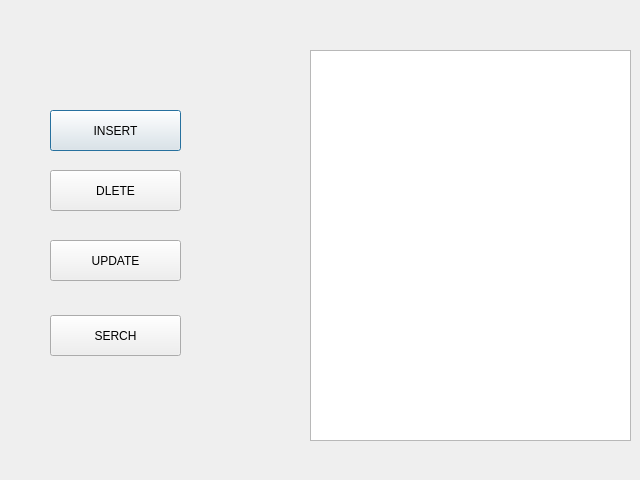
<?xml version="1.0" encoding="UTF-8"?>
<ui version="4.0">
 <class>Dialog</class>
 <widget class="QDialog" name="Dialog">
  <property name="geometry">
   <rect>
    <x>0</x>
    <y>0</y>
    <width>640</width>
    <height>480</height>
   </rect>
  </property>
  <property name="windowTitle">
   <string>Dialog</string>
  </property>
  <widget class="QPushButton" name="pushButton">
   <property name="geometry">
    <rect>
     <x>50</x>
     <y>110</y>
     <width>131</width>
     <height>41</height>
    </rect>
   </property>
   <property name="text">
    <string>INSERT</string>
   </property>
  </widget>
  <widget class="QPushButton" name="pushButton_2">
   <property name="geometry">
    <rect>
     <x>50</x>
     <y>170</y>
     <width>131</width>
     <height>41</height>
    </rect>
   </property>
   <property name="text">
    <string>DLETE</string>
   </property>
  </widget>
  <widget class="QPushButton" name="pushButton_3">
   <property name="geometry">
    <rect>
     <x>50</x>
     <y>240</y>
     <width>131</width>
     <height>41</height>
    </rect>
   </property>
   <property name="text">
    <string>UPDATE</string>
   </property>
  </widget>
  <widget class="QPushButton" name="pushButton_4">
   <property name="geometry">
    <rect>
     <x>50</x>
     <y>315</y>
     <width>131</width>
     <height>41</height>
    </rect>
   </property>
   <property name="text">
    <string>SERCH</string>
   </property>
  </widget>
  <widget class="QListView" name="listView">
   <property name="geometry">
    <rect>
     <x>310</x>
     <y>50</y>
     <width>321</width>
     <height>391</height>
    </rect>
   </property>
  </widget>
 </widget>
 <resources/>
 <connections/>
</ui>
